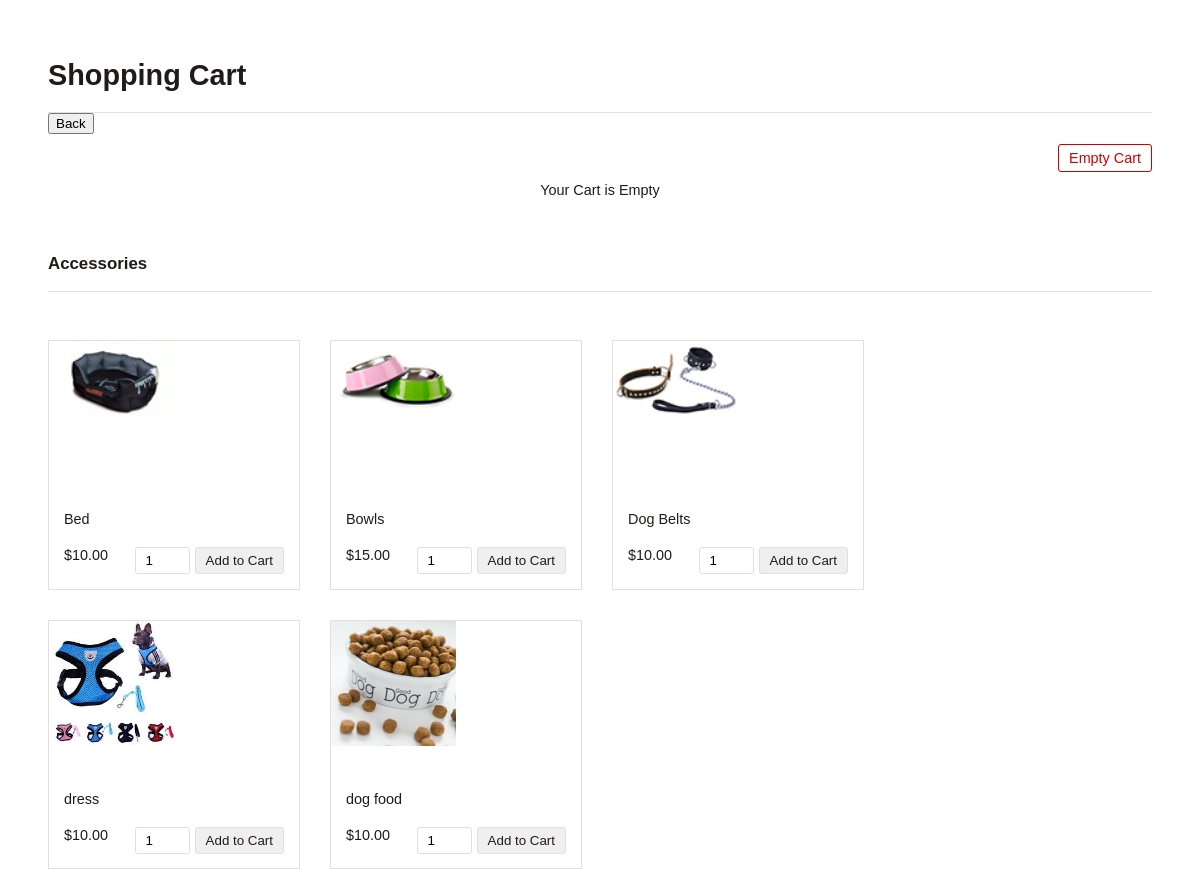
The app's page /cart.php with its own data.
### tables this page shows
CREATE TABLE `tblproduct` (
  `id` int(8) NOT NULL,
  `name` varchar(255) NOT NULL,
  `code` varchar(255) NOT NULL,
  `image` text NOT NULL,
  `price` double(10,2) NOT NULL,
  `des` varchar(255) NOT NULL,
  `quantity` varchar(255) NOT NULL
);

CREATE TABLE `tblfood` (
  `id` int(8) NOT NULL,
  `name` varchar(255) NOT NULL,
  `code` varchar(255) NOT NULL,
  `image` text NOT NULL,
  `price` double(10,2) NOT NULL,
  `des` varchar(255) NOT NULL,
  `quantity` varchar(255) NOT NULL
);

### cart.php (the view, shortened to what this page needs)
<?php
require_once("config.php");
?>
<HTML>
<HEAD>
</HEAD>
<BODY>
	<div id="shopping-cart">
		<div class="txt-heading">
			<h1>
				Shopping Cart
			</h1>
		</div>
		<div>
		<a href="product.php">	<button>Back</button>
		</a>
	</div>
		<a id="btnEmpty" href="cart.php?action=empty">Empty Cart</a>
		<?php
		if (isset($_SESSION["cart_item"])) {
			$total_quantity = 0;
			$total_price = 0;
		?>
			<table class="tbl-cart" cellpadding="10" cellspacing="1">
				<tbody>
					<tr>
						<th style="text-align:left;">Name</th>
						<th style="text-align:left;">Code</th>
						<th style="text-align:right;" width="5%">Quantity</th>
						<th style="text-align:right;" width="10%">Unit Price</th>
						<th style="text-align:right;" width="10%">Price</th>
						<th style="text-align:center;" width="5%">Remove</th>
					</tr>
					<?php
					foreach ($_SESSION["cart_item"] as $item) {
						$item_price = $item["quantity"] * $item["price"];
					?>
						<tr>
							<td><img src="uploads/<?php echo $item["image"]; ?>" class="cart-item-image" /><?php echo $item["name"]; ?></td>
							<td><?php echo $item["code"]; ?></td>
							<td style="text-align:right;"><?php echo $item["quantity"]; ?></td>
							<td style="text-align:right;"><?php echo "₹ " . $item["price"]; ?></td>
							<td style="text-align:right;"><?php echo "₹ " . number_format($item_price, 2); ?></td>
							<td style="text-align:center;"><a href="cart.php?action=remove&code=<?php echo $item["code"]; ?>" class="btnRemoveAction"><img src="images/icon-delete.png" alt="Remove Item" /></a></td>
						</tr>
					<?php
						$total_quantity += $item["quantity"];
						$total_price += ($item["price"] * $item["quantity"]);
					}
					?>
					<tr>
						<td colspan="2" align="right">Total:</td>
						<td align="right"><?php echo $total_quantity; ?></td>
						<td align="right" colspan="2"><strong><?php echo "₹ " . number_format($total_price, 2); ?></strong></td>
						<td></td>
					</tr>
				</tbody>
			</table>
			<button type="button" id="purchase" onclick="updateDatabase()">Purchase</button>
		<?php
		} else {
		?>
			<div class="no-records">Your Cart is Empty</div>
		<?php
		}
		?>
	</div>
	<div id="product-grid">
		<div class="txt-heading">
			<h3>
				Accessories
			</h3>
		</div>
		<?php
		$product = mysqli_query($db1, "SELECT * FROM tblproduct ORDER BY id ASC");
		if (!empty($product)) {
			while ($row = mysqli_fetch_array($product)) {
		?>
				<div class="product-item">
					<form method="post" action="cart.php?action=add&id=<?php echo $row["id"]; ?>">
						<div class="product-image"><img src="uploads/<?php echo $row["image"]; ?>" style="width: 50%"></div>
						<div class="product-tile-footer">
							<div class="product-title"><?php echo $row["name"]; ?></div>
							<div class="product-price"><?php echo "$" . $row["price"]; ?></div>
							<div class="cart-action"><input type="text" class="product-quantity" name="quantity" value="1" size="2" />
								<input type="submit" value="Add to Cart" class="btnAddAction" />
							</div>
						</div>
					</form>
				</div>
		<?php
			}
		} else {
			echo "No Records.";
		}
		?>
	</div>
	<div id="product-grid">
		<?php
		$product = mysqli_query($db1, "SELECT * FROM tblfood ORDER BY id ASC");
		if (!empty($product)) {
			while ($row = mysqli_fetch_array($product)) {
		?>
				<div class="product-item">
					<form method="post" action="cart.php?action=add&id=<?php echo $row["id"]; ?>">
						<div class="product-image"><img src="uploads/<?php echo $row["image"]; ?>" style="width: 50%"></div>
						<div class="product-tile-footer">
							<div class="product-title"><?php echo $row["name"]; ?></div>
							<div class="product-price"><?php echo "$" . $row["price"]; ?></div>
							<div class="cart-action"><input type="text" class="product-quantity" name="quantity" value="1" size="2" />
								<input type="submit" value="Add to Cart" class="btnAddAction" />
							</div>
						</div>
					</form>
				</div>
		<?php
			}
		} else {
			echo "No Records.";
		}
		?>
	</div>
	<br>
</BODY>
</HTML>

### cart.php (style rules this page uses)
body { font-family: Arial; color: #211a1a; font-size: 0.9em; }
#shopping-cart { margin: 40px; }
#product-grid { margin: 40px; }
.txt-heading { color: #211a1a; border-bottom: 1px solid #E0E0E0; overflow: auto; }
#btnEmpty { background-color: #ffffff; border: #d00000 1px solid; padding: 5px 10px; color: #d00000; float: right; text-decoration: none; border-radius: 3px; margin: 10px 0px; }
.btnAddAction { padding: 5px 10px; margin-left: 5px; background-color: #efefef; border: #E0E0E0 1px solid; color: #211a1a; float: right; text-decoration: none; border-radius: 3px; cursor: pointer; }
#product-grid .txt-heading { margin-bottom: 18px; }
.product-item { float: left; background: #ffffff; margin: 30px 30px 0px 0px; border: #E0E0E0 1px solid; }
.product-image { height: 155px; width: 250px; background-color: #FFF; }
.product-title { margin-bottom: 20px; }
.product-price { float: left; }
.cart-action { float: right; }
.product-quantity { padding: 5px 10px; border-radius: 3px; border: #E0E0E0 1px solid; }
.product-tile-footer { padding: 15px 15px 0px 15px; overflow: auto; }
.no-records { text-align: center; clear: both; margin: 38px 0px; }

### records on screen
tblproduct: image (picture), name "Bed", price "10.00"
tblproduct: image (picture), name "Bowls", price "15.00"
tblproduct: image (picture), name "Dog Belts", price "10.00"
tblproduct: image (picture), name "dress", price "10.00"
tblfood: image (picture), name "dog food", price "10.00"
